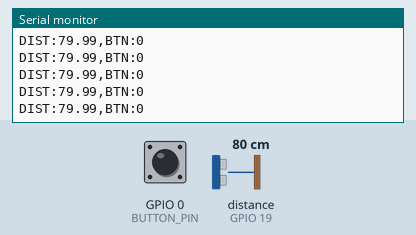
This sketch was run on a simulated ESP32. On the bench: the last lines printed to the serial monitor. Wiring (inferred from the names in the program): ultrasonic range finder: trigger GPIO 18; echo GPIO 19. Inputs (shaded band) come from the test bench; at power-on: distance to the obstacle (sensor on GPIO 19) 80 cm, GPIO 0 (BUTTON_PIN) HIGH. The echo pulse lasts 58.3 µs per cm.

Above: at 2.2 s.
2.3 s: distance to the obstacle (sensor on GPIO 19) set to 2 cm
At 2.38 s:
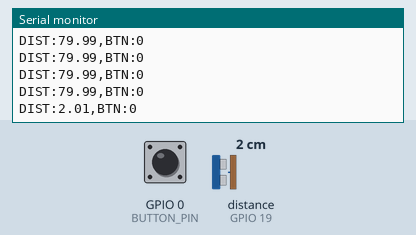
3.8 s: GPIO 0 (BUTTON_PIN) pulled LOW for 0.15 s
At 3.9 s:
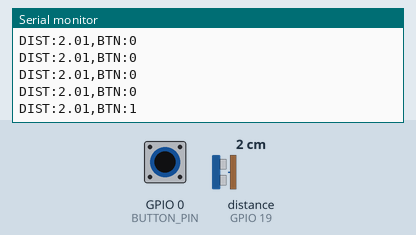
5.4 s: distance to the obstacle (sensor on GPIO 19) set to 4 cm
At 5.42 s:
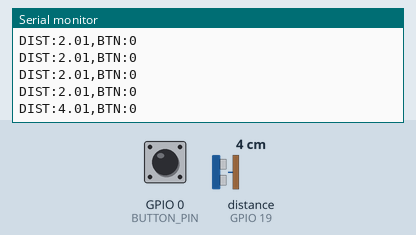
6.9 s: GPIO 0 (BUTTON_PIN) pulled LOW for 1 s
At 6.94 s:
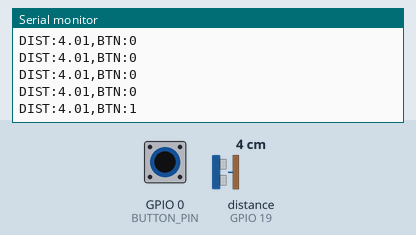
Timing chart, 0 to 9.9 s (numbered marks = the images above; inputs shaded):
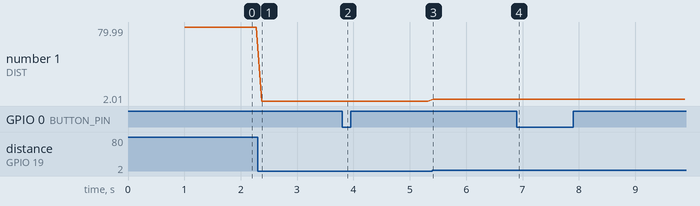

Measured:
- after the input at 2.3 s, the serial monitor: prints a new line after 0.08 s (image 1)
- after the input at 3.8 s, the serial monitor: prints a new line after 0.10 s (image 2)
- after the input at 5.4 s, the serial monitor: prints a new line at once (image 3)
- after the input at 6.9 s, the serial monitor: prints a new line at once (image 4)
- plotted number 1: 79.99 → 2.01 after the input at 2.3 s, 2.01 → 4.01 after the input at 5.4 s

The sketch:

esp32_sensors.ino
```cpp
/*
 * ESP32 Sensor Hub for VisionMate Smart Glasses
 * Reads: Ultrasonic sensor (HC-SR04) + Push button
 * Sends data to Raspberry Pi via USB Serial
 *
 * Connections:
 * - Ultrasonic TRIG -> GPIO 18
 * - Ultrasonic ECHO -> GPIO 19
 * - Button -> GPIO 0 (with pull-up)
 * - USB -> Raspberry Pi
 */

#define TRIG_PIN 18     // Ultrasonic trigger pin
#define ECHO_PIN 19     // Ultrasonic echo pin
#define BUTTON_PIN 0    // Push button pin (boot button can be used)

// State tracking
bool lastButtonState = HIGH;
unsigned long lastSendTime = 0;
const int SEND_INTERVAL = 100;  // Send data every 100ms (10Hz)

void setup() {
  // Initialize serial communication (USB to RPi)
  Serial.begin(115200);

  // Configure pins
  pinMode(TRIG_PIN, OUTPUT);
  pinMode(ECHO_PIN, INPUT);
  pinMode(BUTTON_PIN, INPUT_PULLUP);  // Internal pull-up resistor

  // Startup indicator
  Serial.println("ESP32:READY");
  delay(1000);
}

void loop() {
  unsigned long currentTime = millis();

  // Send sensor data at regular intervals
  if (currentTime - lastSendTime >= SEND_INTERVAL) {
    lastSendTime = currentTime;

    // Read ultrasonic distance
    float distance = readUltrasonic();

    // Read button state
    bool buttonPressed = (digitalRead(BUTTON_PIN) == LOW);

    // Send data in compact format: "DIST:123.45,BTN:0"
    Serial.print("DIST:");
    Serial.print(distance, 2);  // 2 decimal places
    Serial.print(",BTN:");
    Serial.println(buttonPressed ? "1" : "0");
  }

  delay(10);  // Small delay to prevent overwhelming serial
}

float readUltrasonic() {
  // Trigger ultrasonic pulse
  digitalWrite(TRIG_PIN, LOW);
  delayMicroseconds(2);
  digitalWrite(TRIG_PIN, HIGH);
  delayMicroseconds(10);
  digitalWrite(TRIG_PIN, LOW);

  // Read echo pulse duration (timeout after 30ms)
  long duration = pulseIn(ECHO_PIN, HIGH, 30000);

  // Calculate distance in centimeters
  // Speed of sound = 343 m/s = 0.0343 cm/µs
  // Distance = (duration / 2) * 0.0343
  float distance = duration * 0.01715;

  // Validate range (HC-SR04: 2-400 cm)
  if (distance < 2 || distance > 400 || duration == 0) {
    return 999.0;  // Out of range indicator
  }

  return distance;
}
```
